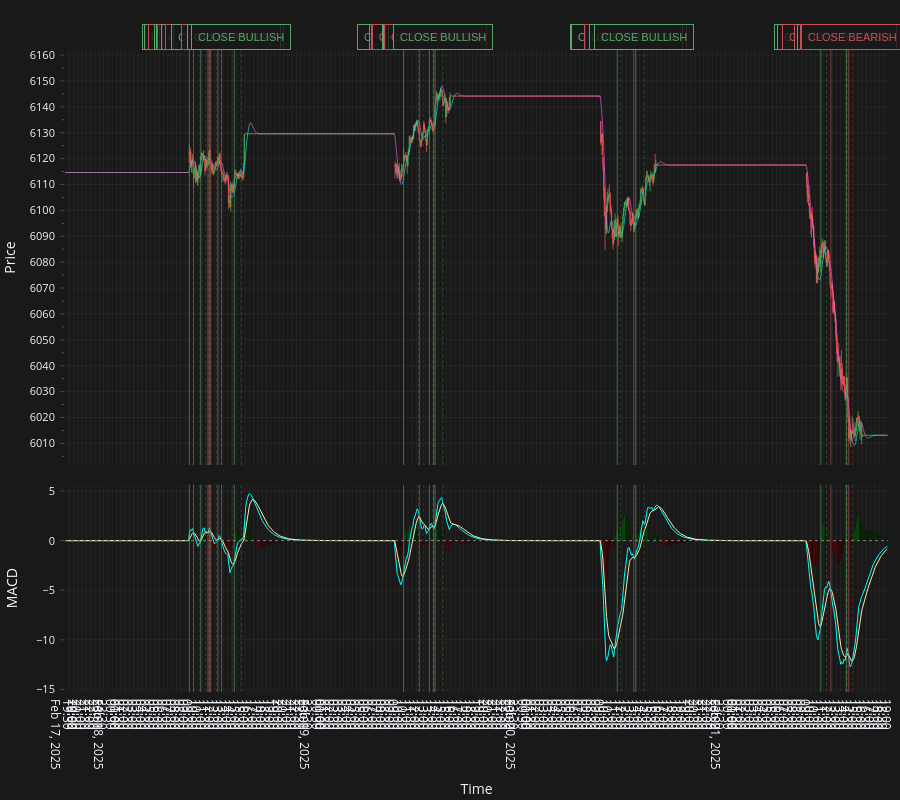

Notebook code cell kept with this figure:
### Markdown cell above
## Chart — Signals on Hull+MACD

Downloads the 5m candle data for the backtest period and overlays
BacktestSignal markers on the Hull+MACD chart.

### Code cell
# Download 5m candles for charting
candles_5m: pl.DataFrame = streamer.download(
    symbol=bt_config.signal_symbol,
    start=bt_config.start_date,
    stop=bt_config.end_date + timedelta(days=1),
    debug_mode=True,
)
candles_5m = candles_5m.filter(
    (pl.col("open") != 0)
    & (pl.col("high") != 0)
    & (pl.col("low") != 0)
    & (pl.col("close") != 0)
)
print(f"Loaded {candles_5m.height} candles for charting")

# Get prior close for indicator seeding
prior_day = streamer.get_daily_candle(
    bt_config.symbol,
    bt_config.start_date - timedelta(days=1),
)
print(f"Prior day close: {prior_day.close}")

# Compute MACD DataFrame
df_macd_5m = macd(
    candles_5m,
    prior_close=prior_day.close,
    fast_length=12,
    slow_length=26,
    macd_length=9,
)

# Build signal overlays
signal_lines = [
    VerticalLine(
        start_time=s.start_time,
        color="#55A868" if s.direction == "BULLISH" else "#C44E52",
        line_dash="dot" if s.signal_type == "CLOSE" else "solid",
        line_width=1.0 if s.signal_type == "OPEN" else 0.5,
        label=f"{s.signal_type} {s.direction}",
        opacity=0.6,
    )
    for s in backtest_signals
]

plot_macd_with_hull(
    df_macd_5m,
    pad_value=prior_day.close,
    start_time=datetime.combine(bt_config.start_date, datetime.min.time()),
    end_time=datetime.combine(bt_config.end_date + timedelta(days=1), datetime.min.time()),
    vertical_lines=signal_lines,
)
